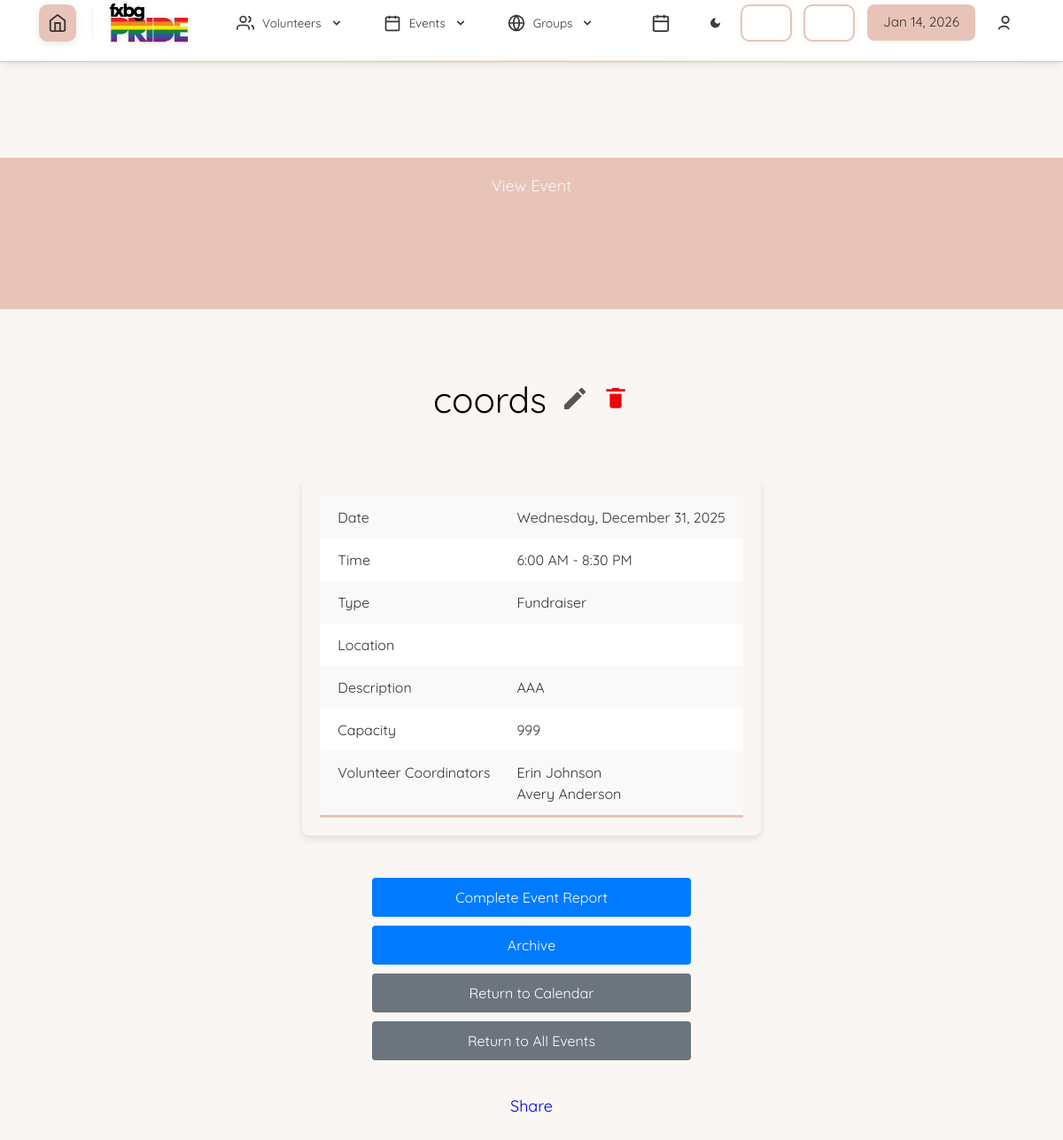
/event.php?id=143&user_id=admin (signed in), run on the app's committed database.
### tables this page shows
CREATE TABLE `dbevents` (
  `id` int NOT NULL,
  `name` text NOT NULL,
  `date` char(10) NOT NULL,
  `startTime` char(5) NOT NULL,
  `endTime` char(5) NOT NULL,
  `description` text NOT NULL,
  `capacity` int NOT NULL,
  `completed` text NOT NULL,
  `restricted_signup` tinyint(1) NOT NULL,
  `location` text,
  `type` text NOT NULL,
  `volunteer_coordinator` int DEFAULT NULL
);

### database/dbEvents.php (called while the page is built, shortened)
<?php
include_once(dirname(__FILE__) . '/../domain/Event.php');
function is_archived($id)
{
    $connection = connect();
    $query1 = "SELECT completed FROM dbevents WHERE id = '$id'";
    $result1 = mysqli_query($connection, $query1);
    $row = mysqli_fetch_assoc($result1);
    if ($row['completed'] == 'yes') {
        return true;
    } else {
        return false;
    }
}
function fetch_event_by_id($id)
{
    $connection = connect();
    $id = mysqli_real_escape_string($connection, $id);
    $query = "select * from dbevents where id = '$id'";
    $result = mysqli_query($connection, $query);
    $event = mysqli_fetch_assoc($result);
    if ($event) {
        require_once('include/output.php');
        $event = hsc($event);
        return $event;
    }
    return null;
}

### include/output.php (called while the page is built, shortened)
<?php
function hsc($input)
{
    if (is_array($input)) {
        $arr = [];
        foreach ($input as $key => $value) {
            $arr[$key] = htmlspecialchars($value ?? '');
        }
        return $arr;
    }
    return htmlspecialchars($input ?? '');
}
function time24hTo12h($time)
{
    $hour = substr($time, 0, 2);
    $minute = substr($time, 3, 2);
    $hour = intval($hour);
    if ($hour < 12) {
        return hsc($hour . ':' . $minute . ' AM');
    } elseif ($hour > 12) {
        $hour -= 12;
    }
    return hsc($hour . ':' . $minute . ' PM');
}

### database/dbPersons.php (called while the page is built, shortened)
<?php
include_once(dirname(__FILE__) . '/../domain/Person.php');
function updated_retrieve_person($id)
{
    $con = connect();
    $query = "SELECT * FROM dbpersons WHERE person_id = $id";
    $result = mysqli_query($con, $query);
    $result_row = mysqli_fetch_assoc($result);
    $thePerson = make_a_person($result_row);
    return $thePerson;
}
function make_a_person($result_row)
{
    $thePerson = new Person(
        $result_row['id'],
        $result_row['password'],
        $result_row['start_date'],
        $result_row['first_name'],
        $result_row['last_name'],
        $result_row['birthday'],
        $result_row['street_address'],
        $result_row['city'],
        $result_row['state'],
        $result_row['zip_code'],
        $result_row['phone1'],
        $result_row['phone1type'],
        $result_row['email'],
        $result_row['emergency_contact_first_name'],
        $result_row['emergency_contact_last_name'],
        $result_row['emergency_contact_phone'],
        $result_row['emergency_contact_phone_type'],
        $result_row['emergency_contact_relation'],
        $result_row['type'],
        $result_row['status'],
        $result_row['archived'],
        $result_row['skills'],
        $result_row['interests'],
        $result_row['training_level'],
        $result_row['is_community_service_volunteer'],
        $result_row['is_new_volunteer'],
        $result_row['total_hours_volunteered']
    );
    return $thePerson;
}

### domain/Person.php (called while the page is built, shortened)
<?php
class Person
{
    private $first_name;
    private $last_name;
    function __construct(
        $id,
        $password,
        $start_date,
        $first_name,
        $last_name,
        $birthday,
        $street_address,
        $city,
        $state,
        $zip_code,
        $phone1,
        $phone1type,
        $email,
        $emergency_contact_first_name,
        $emergency_contact_last_name,
        $emergency_contact_phone,
        $emergency_contact_phone_type,
        $emergency_contact_relation,
        $type,
        $status,
        $archived,
        $skills,
        $interests,
        $training_level,
        $is_community_service_volunteer,
        $is_new_volunteer = 1,
        $total_hours_volunteered = 0.00
    ) {
        $this->first_name = $first_name;
        $this->last_name = $last_name;
    }
    function get_full_name()
    {
        return $this->first_name . " " . $this->last_name;
    }
}

### database/dbEventReports.php (called while the page is built, shortened)
<?php
function fetch_event_report($event_id)
{
    $con = connect();
    $stmt = $con->prepare("
        SELECT *
        FROM dbevent_reports
        WHERE event_id = ?
        LIMIT 1
    ");
    $stmt->bind_param("i", $event_id);
    if (!$stmt->execute()) {
        error_log("Failed to execute statement: " . $stmt->error);
        $stmt->close();
        return null;
    }
    $result = $stmt->get_result();
    $report = $result->fetch_assoc();
    return $report ?: null;
}

### event.php (the view, shortened to what this page needs)
<?php
    $args = sanitize($_GET);
if (isset($args["id"])) {
    $id = $args["id"];
} else {
    header('Location: calendar.php');
    die();
}
include_once('database/dbPersons.php');
$access_level = $_SESSION['access_level'];
    include_once('database/dbEvents.php');
    $event_info = fetch_event_by_id($id);
    $coordinator_ids = get_event_coordinators($id);
    $isAssignedCoordinator = false;
require_once('database/dbEventReports.php');
$existingReport = fetch_event_report($event_info['id']);
$reportButtonText = $existingReport ? "View/Edit Event Report" : "Complete Event Report";
?>
<!DOCTYPE html>
<html>
<head>
    <?php
        require_once('universal.inc');
    ?>
    <link rel="stylesheet" href="css/event.css" type="text/css" />
    <link rel="stylesheet" href="https://cdnjs.cloudflare.com/ajax/libs/font-awesome/6.0.0-beta3/css/all.min.css">
</head>
<body>
    <?php require_once('header.php') ?>
    <h1>View Event</h1>
    <main class="event-info">
        <?php
            require_once('include/output.php');
            $event_name = $event_info['name'];
            $event_date = date('l, F j, Y', strtotime($event_info['date']));
            $event_startTime = time24hto12h($event_info['startTime']);
            $event_endTime = time24hto12h($event_info['endTime']);
            $event_type = $event_info['type'];
            $event_description = $event_info['description'];
            $event_capacity = $event_info['capacity'];
        ?>
        <h2 style="font-size: 2.25em; font-weight: 700; color: black;">
            <?php echo htmlspecialchars_decode($event_name); ?>
            <?php if (($access_level >= 4) || (($access_level == 3) && $isAssignedCoordinator)) : ?>
                <a href="editEvent.php?id=<?= $id ?>" title="Edit Event" class="edit-icon">
                    <svg xmlns="http://www.w3.org/2000/svg" width="32" height="32"
                        viewBox="0 0 24 24" fill="currentColor">
                        <path d="M3 17.25V21h3.75L17.81 9.94l-3.75-3.75L3 17.25z"/>
                        <path d="M20.71 7.04a1.003 1.003 0 0 0 0-1.42l-2.34-2.34a1.003 1.003
                                0 0 0-1.42 0l-1.83 1.83 3.75 3.75 1.84-1.82z"/>
                    </svg>
                </a>
            <?php endif; ?>
            <?php if ($access_level >= 4) : ?>
                <a href="deleteEvent.php?id=<?= $id ?>" title="Delete Event"
                    class="delete-icon" onclick="return confirmDelete(<?= htmlspecialchars($id) ?>);">
                        <svg xmlns="http://www.w3.org/2000/svg" width="32" height="32"
                            viewBox="0 0 24 24" fill="currentColor">
                            <path d="M9 3v1H4v2h16V4h-5V3H9z"/>
                            <path d="M10 8v10h2V8h-2zm4 0v10h2V8h-2z"/>
                            <path d="M7 8v10a2 2 0 0 0 2 2h6a2 2 0 0 0 2-2V8H7z"/>
                        </svg>
                    </a>
            <?php endif; ?>
        </h2>
                <div id="table-wrapper">
            <table>
                <tr>
                    <td class="label">Date</td>
                    <td><?php echo $event_date; ?></td>
                </tr>
                <tr>
                    <td class="label">Time</td>
                    <td><?php echo $event_startTime . " - " . $event_endTime; ?></td>
                </tr>
                <tr>
                    <td class="label">Type</td>
                    <td><?php echo $event_type; ?></td>
                </tr>
                <tr>
                    <td class="label">Location</td>
                    <td>
                    </td>
                </tr>
                <tr>
                    <td class="label">Description</td>
                    <td>
                        <?php echo wordwrap($event_description, 50, "<br />\n"); ?>
                    </td>
                </tr>
                <tr>
                    <td class="label">Capacity</td>
                    <td id="description-cell"><?php echo $event_capacity; ?></td>
                </tr>
                <tr>
                    <td class="label">Volunteer Coordinators</td>
                    <td>
                        <?php
                        if (empty($coordinator_ids)) {
                            echo "None";
                        } else {
                            $names = [];
                            foreach ($coordinator_ids as $coordID) {
                                $person = updated_retrieve_person($coordID);
                                if ($person) {
                                    $names[] = htmlspecialchars($person->get_full_name());
                                }
                            }
                            echo implode("<br>", $names);
                        }
                        ?>
                    </td>
                </tr>
            </table>
        </div>
        <div class="action-buttons">
            <?php if (($access_level >= 4) || (($access_level == 3) && $isAssignedCoordinator)) : ?>
                <form method="GET" action="eventReport.php">
                    <button type="submit" class="button"><?= $reportButtonText ?></button>
                </form>
                <?php if (is_archived($event_info['id'])) : ?>
                    <form method="POST" action="" onsubmit="return confirmAction('unarchive')">
                        <input type="hidden" name="unarchiving" value="1">
                        <input type="hidden" name="eventID" value="<?php echo $event_info['id']; ?>">
                        <input type="hidden" name="id" value="<?php echo $event_info['id']; ?>">
                        <button type="submit" class="button">Unarchive</button>
                    </form>
                <?php else : ?>
                    <form method="POST" action="" onsubmit="return confirmAction('archive')">
                        <button type="submit" class="button">Archive</button>
                    </form>
                <?php endif ?>
            <?php endif ?>
            <a href="calendar.php?month=<?= substr($event_info['date'], 0, 7) ?>" class="button cancel">Return to Calendar</a>
            <a href="viewAllEvents.php" class="button cancel">Return to All Events</a>
        </div>
            <div class="fb-share-button" data-href= $page_link data-layout="" data-size=""><a target="_blank"
                href="https://www.facebook.com/sharer/sharer.php?u=http%3A%2F%2Flocalhost%2FfredSPCA%2FviewAllEvents.php&amp;src=sdkpreparse"
                class="fb-xfbml-parse-ignore">Share</a>
            </div>
    </main>
</body>
</html>

### css/base.css (style rules this page uses)
html, body, header, main, footer, div, span, p, h1, h2, h3, h4, h5, h6, ul, ol, li, input, select, textarea, form, section, label, table, td, tr, th, form, fieldset, em, button, a { padding: 0; margin: 0; font-size: inherit; font-family: inherit; font-weight: inherit; text-decoration: none; font-style: normal; box-sizing: border-box; text-align: left; list-style-type: none; border-spacing: 0; }
:root { --page-background-color: #ffffff; --page-font-color: #333333; --inactive-font-color: #d0d0d0; --inactive-background-color: #f0f0f0; --standout-background: #fafafa; --happy-toast-background-color: #1a7024; --happy-toast-font-color: white; --info-toast-background-color: #2f2f2f; --info-toast-font-color: white; --error-toast-background-color: #701a1a; --error-toast-font-color: white; --shadow-and-border-color: #e8c4b8; --main-color: #e8c4b8; --accent-color: #d4af37; --secondary-accent-color: #e8c4b8; --calendar-event-color: #808080; --calendar-event-color-hover: var(--main-color); --calendar-today-border: 2px solid var(--secondary-accent-color); --button-font-color: #363434; --button-padding: 0.5rem 1.5rem; --button-border-radius: 0.25rem; --standard-border: 1px solid #e8c4b8; --light-border: 1px solid var(--shadow-and-border-color); --text-field-border: 2px solid #e8c4b8; --cancel-button-background-color: #8a8280; --error-color: red; font-size: 18px; font-family: "Quicksand", sans-serif; font-weight: 400; }
body { background-color: var(--page-background-color); color: var(--page-font-color); font-family: "Quicksand", sans-serif; }
main:not(.login):not(.calendar-view):not(.dashboard) { padding: 1rem; }
input[type="submit"], button, .button { color: var(--button-font-color); background-color: var(--main-color); padding: var(--button-padding); border: none; border-radius: var(--button-border-radius); font-weight: 500; width: 100%; transition: background-color 0.3s; cursor: pointer; text-align: center; }
h1 { font-size: 1.5rem; font-weight: 500; margin-bottom: 2rem; background-color: var(--main-color); color: var(--page-background-color); width: 100%; text-align: center; padding: 1rem; }
h2 { font-size: 1.5rem; font-weight: 500; }
.button { display: inline-block; }
button.cancel, a.cancel { background-color: var(--cancel-button-background-color); }

### css/pwa-mobile.css (style rules this page uses)
@media (min-width: 769px) { * { -webkit-tap-highlight-color: transparent; } }
a:not(.calendar-event), button { position: relative; }
html { scroll-behavior: smooth; }
@media (min-width: 769px) { table, table.general { min-width: auto !important; } }
@media (min-width: 769px) { h1 { font-size: inherit !important; } }

### css/accessibility-settings.css (style rules this page uses)
body, body * { font-family: var( --accessibility-font-family, var(--default-font-family, "Quicksand", sans-serif) ) !important; }
body, body *, p, span, div, a, button, input, select, textarea, label, li, td, th, h1, h2, h3, h4, h5, h6 { font-weight: var(--accessibility-font-weight, 400) !important; line-height: var(--accessibility-line-height, 1.5) !important; letter-spacing: var(--accessibility-letter-spacing, 0) !important; }
html { font-size: calc(18px * var(--accessibility-font-scale, 1)) !important; }
body, p, span, div, a, button, input, select, textarea, label { transition: font-size 0.3s ease, font-weight 0.3s ease, line-height 0.3s ease, letter-spacing 0.3s ease; }

### data on the page
dbevents: name "coords", date "Wednesday, December 31, 2025", startTime "6:00 AM", endTime "8:30 PM", type "Fundraiser", description "AAA", capacity "999"

### other printed values
implode("<br>", $names) "Erin Johnson Avery Anderson"
$reportButtonText "Complete Event Report"
